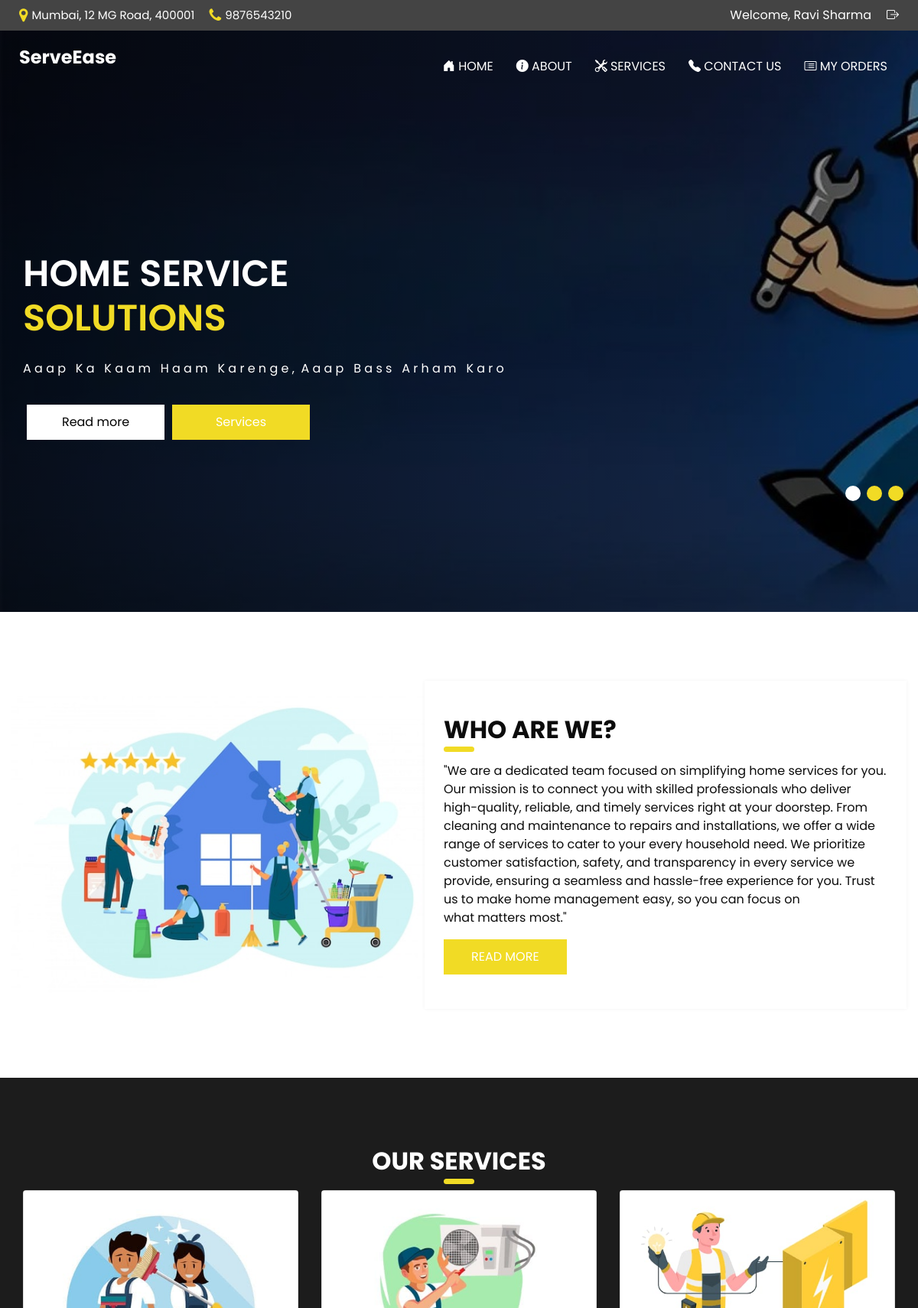
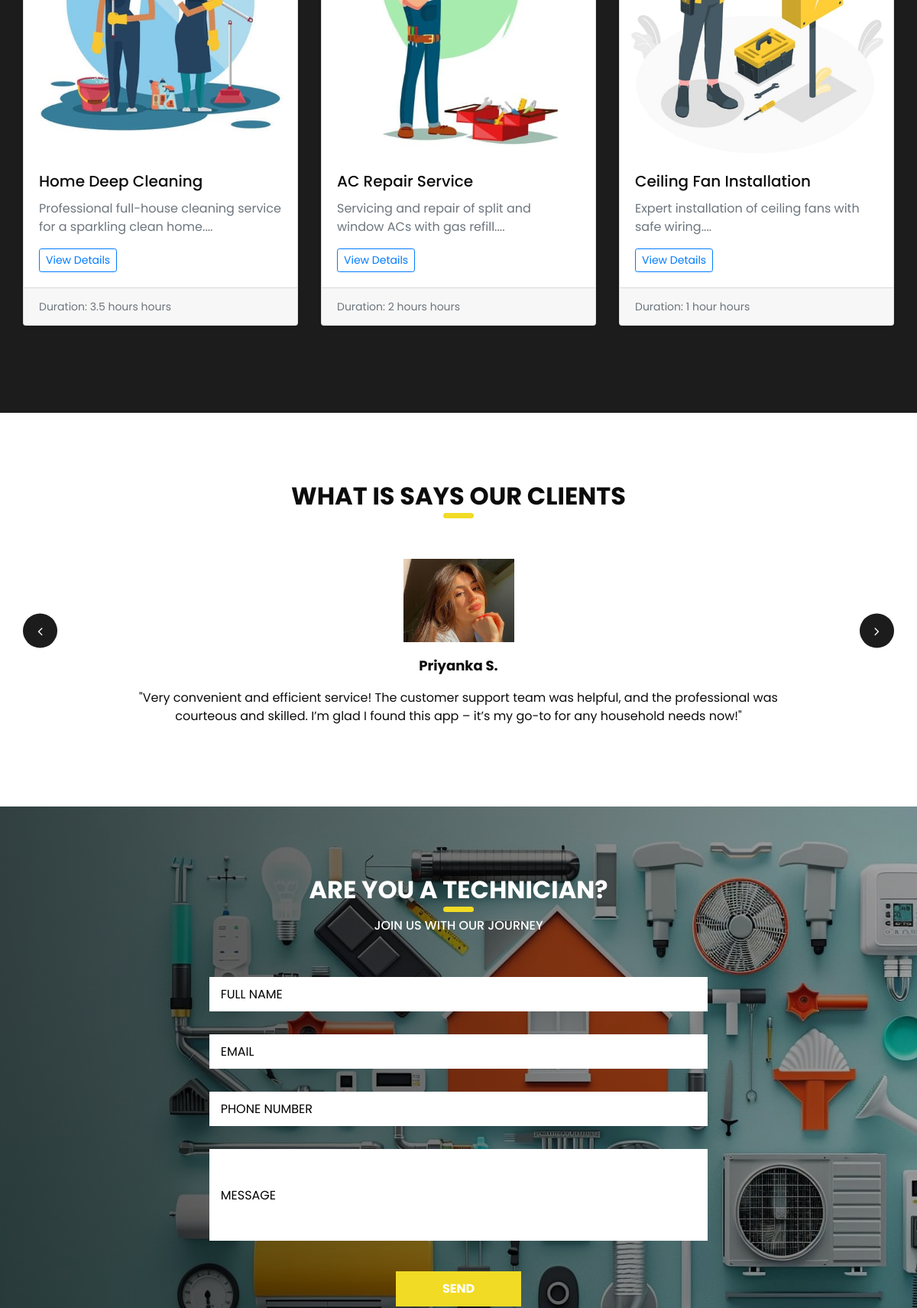
/website/index.php (signed in, upper part), run on the app's committed database (2 pictures, top to bottom).
### tables this page shows
CREATE TABLE `users` (
  `id` int(11) NOT NULL,
  `name` varchar(100) NOT NULL,
  `email` varchar(100) NOT NULL,
  `password` varchar(255) NOT NULL,
  `role` enum('customer','technician') NOT NULL,
  `phone` varchar(15) DEFAULT NULL,
  `address` varchar(255) DEFAULT NULL,
  `city` varchar(100) DEFAULT NULL,
  `state` varchar(100) DEFAULT NULL,
  `zipcode` varchar(10) DEFAULT NULL,
  `latitude` decimal(10,8) DEFAULT NULL,
  `longitude` decimal(11,8) DEFAULT NULL,
  `created_at` timestamp NOT NULL DEFAULT current_timestamp()
);

CREATE TABLE `services` (
  `id` int(11) NOT NULL,
  `servicename` varchar(255) NOT NULL,
  `category` int(11) NOT NULL,
  `subcategory` int(11) NOT NULL,
  `description` text NOT NULL,
  `price` decimal(10,2) NOT NULL,
  `duration` varchar(50) NOT NULL,
  `image` varchar(255) DEFAULT NULL
);

### website/index.php (the view, shortened to what this page needs)
<!DOCTYPE html>
<html>
<head>
  <link rel="stylesheet" type="text/css" href="css/bootstrap.css" />
  <link href="https://cdn.jsdelivr.net/npm/bootstrap-icons/font/bootstrap-icons.css" rel="stylesheet">
  <link href="css/style.css" rel="stylesheet" />
  <link href="css/responsive.css" rel="stylesheet" />
</head>
<body>
  <div class="hero_area">
    <div class="hero_bg_box">
      <div class="img-box">
        <img src="images/hero-bg3.jpg" alt="">
      </div>
    </div>
    <?php include ('includes/header.php')?>
    <section class=" slider_section ">
      <div id="carouselExampleIndicators" class="carousel slide" data-ride="carousel">
        <div class="carousel-inner">
          <div class="carousel-item active">
            <div class="container">
              <div class="row">
                <div class="col-md-7">
                  <div class="detail-box">
                    <h1>
                      Home Service <br>
                      <span>
                      Solutions
                      </span>
                    </h1>
                    <p>
                      A  a a p &nbsp; K a &nbsp; K a a m &nbsp; H a a m &nbsp; K a r e n g e  ,&nbsp;  A a a p &nbsp;  B a s s &nbsp; A r h a m &nbsp; K a r o
                    </p>
                    <div class="btn-box">
                      <a href="" class="btn-1"> Read more </a>
                      <a href="service.php" class="btn-2">Services</a>
                    </div>
                  </div>
                </div>
              </div>
            </div>
          </div>
        </div>
        <div class="container idicator_container">
          <ol class="carousel-indicators">
            <li data-target="#carouselExampleIndicators" data-slide-to="0" class="active"></li>
            <li data-target="#carouselExampleIndicators" data-slide-to="1"></li>
            <li data-target="#carouselExampleIndicators" data-slide-to="2"></li>
          </ol>
        </div>
      </div>
    </section>
  </div>
  <section class="about_section layout_padding">
    <div class="container">
      <div class="row">
        <div class="col-md-6 px-0">
          <div class="img_container">
            <div class="img-box">
              <img src="images/about-img2.jpg" alt="" />
            </div>
          </div>
        </div>
        <div class="col-md-6 px-0">
          <div class="detail-box">
            <div class="heading_container ">
              <h2>
                Who Are We?
              </h2>
            </div>
            <p>
              "We are a dedicated team focused on simplifying home services for you. Our mission is to connect you with skilled professionals who deliver high-quality, reliable, and timely services right at your doorstep. From cleaning and maintenance to repairs and installations, we offer a wide range of services to cater to your every household need. We prioritize customer satisfaction, safety, and transparency in every service we provide, ensuring a seamless and hassle-free experience for you. Trust us to make home management easy, so you can focus on what matters most."
            </p>
            <div class="btn-box">
              <a href="">
                Read More
              </a>
            </div>
          </div>
        </div>
      </div>
    </div>
  </section>
  <section class="service_section layout_padding">
    <div class="container">
      <div class="heading_container heading_center">
        <h2>
          Our services
        </h2>
      </div>
        <div class="row">
            <?php
                include 'includes/db_connection.php';
                $selectquery = "SELECT * FROM services LIMIT 3";
                $res = mysqli_query($con, $selectquery);
                while ($row = mysqli_fetch_assoc($res)) {
            ?>
            <div class="col-md-4 mb-4">
                <div class="card shadow-sm">
                    <div class="card-img-top">
                        <div class="square-image-container">
                            <img src="<?php echo UPLOAD_IMAGE_PATH . 'servicee/' . $row['image']; ?>" alt="<?php echo $row['servicename']; ?>" class="img-fluid">
                        </div>
                    </div>
                    <div class="card-body">
                        <h5 class="card-title"><?php echo $row['servicename']; ?></h5>
                        <p class="text-muted"><?php echo substr($row['description'], 0, 100); ?>...</p>
                        <a href="servicedetails.php?q=<?php echo $row['id']; ?>" class="btn btn-outline-primary btn-sm">View Details</a>
                    </div>
                    <div class="card-footer">
                        <small class="text-muted">Duration: <?php echo $row['duration']; ?> hours</small>
                    </div>
                </div>
            </div>
            <?php
                }
            ?>
        </div>
    </div>
  </section>
  <section class="client_section layout_padding">
    <div class="container ">
      <div class="heading_container heading_center">
        <h2>
          What is says our clients
        </h2>
      </div>
      <div id="carouselExampleControls" class="carousel slide" data-ride="carousel">
        <div class="carousel-inner">
          <div class="carousel-item active">
            <div class="box">
              <div class="img-box">
                <img src="images/client1.jpg" alt="">
              </div>
              <div class="detail-box">
                <h4>
                Priyanka S.
                </h4>
                <p>
                "Very convenient and efficient service! The customer support team was helpful, and the professional was courteous and skilled. I’m glad I found this app – it’s my go-to for any household needs now!"
                </p>
              </div>
            </div>
          </div>
        </div>
        <div class="carousel_btn-box">
          <a class="carousel-control-prev" href="#carouselExampleControls" role="button" data-slide="prev">
            <i class="fa fa-angle-left" aria-hidden="true"></i>
          </a>
          <a class="carousel-control-next" href="#carouselExampleControls" role="button" data-slide="next">
            <i class="fa fa-angle-right" aria-hidden="true"></i>
          </a>
        </div>
      </div>
    </div>
  </section>
  <section class="contact_section layout_padding">
    <div class="contact_bg_box">
      <div class="img-box">
        <img src="images/contact-img2.jpg" alt="">
      </div>
    </div>
    <div class="container">
      <div class="heading_container heading_center">
        <h2>
          Are you a technician?
        </h2>
        <h6>
          JOIN US WITH OUR JOURNEY
        </h6>
      </div>
      <div class="">
        <div class="row">
          <div class="col-md-7 mx-auto">
            <form action="#">
              <div class="contact_form-container">
                <div>
                  <div>
                    <input type="text" placeholder="Full Name" />
                  </div>
                  <div>
                    <input type="email" placeholder="Email " />
                  </div>
                  <div>
                    <input type="text" placeholder="Phone Number" />
                  </div>
                  <div class="">
                    <input type="text" placeholder="Message" class="message_input" />
                  </div>
                  <div class="btn-box ">
                    <button type="submit">
                      Send
                    </button>
                  </div>
                </div>
              </div>
            </form>
          </div>
        </div>
      </div>
    </div>
  </section>
</body>
</html>

### website/includes/header.php (shortened to what this page needs)
<header style="position: sticky; top: 0; z-index: 1000; color: white;" class="header_section">
<div class="header_top py-2" style="background-color: #444;">
        <div class="container-fluid d-flex justify-content-between align-items-center">
            <div class="contact_link-container d-flex gap-3" style="gap: 1.2rem;">
                <?php
                if (!empty($_SESSION['un'])) {
                    include 'includes/db_connection.php';
                    $email = mysqli_real_escape_string($con, $_SESSION['un']);
                    $selectquery = "SELECT city, zipcode, address, phone FROM users WHERE email = '$email'";
                    $res = mysqli_query($con, $selectquery);
                    if ($res && mysqli_num_rows($res) > 0) {
                        $row = mysqli_fetch_assoc($res);
                        $city = $row['city'] ?? '';
                        $pincode = $row['zipcode'] ?? '';
                        $address = $row['address'] ?? '';
                        $phone = $row['phone'] ?? '';
                    } else {
                        $city = $pincode = $address = $phone = '';
                    }
                } else {
                    $city = $pincode = $address = $phone = '';
                }
                ?>
                <a href="#" class="contact_link1 text-white">
                    <i class="fa fa-map-marker" aria-hidden="true"></i>
                    <span>
                        <?php echo !empty($city)  && !empty($address) && !empty($pincode) ? "$city, $address, $pincode" : ''; ?>
                    </span>
                </a>
                <a href="#" class="contact_link2 text-white">
                    <i class="fa fa-phone" aria-hidden="true"></i>
                    <span>
                        <?php echo !empty($phone) ? "  $phone" : ''; ?>
                    </span>
                </a>
            </div>
            <div class="user_section">
                <?php
                if (empty($_SESSION['un'])) {
                ?>
                    <a href="login.php" class="text-white">
                        <i class="fa fa-user" aria-hidden="true"></i>
                        <span>User Login</span>
                    </a>
                <?php
                } else {
                    $selectquery = "SELECT name FROM users WHERE email = '$email'";
                    $res = mysqli_query($con, $selectquery);
                    if ($res && mysqli_num_rows($res) > 0) {
                        $row = mysqli_fetch_assoc($res);
                        $name = $row['name'];
                    } else {
                        $name = "Guest";
                    }
                ?>
                    <div style="display: flex; align-items: center; gap: 20px;">
                        <span style="color: #fff;">
                            Welcome, <a href="updatedetails.php" style="color: white; cursor: pointer;"><?php echo $name; ?></a>
                        </span>
                        <a href="logout.php" class="text-white">
                            <i class="bi bi-box-arrow-right"></i>
                        </a>
                    </div>
                <?php
                }
                ?>
            </div>
        </div>
    </div>
    <div class="header_bottom">
        <div class="container-fluid">
            <nav class="navbar navbar-expand-lg custom_nav-container">
                <a class="navbar-brand text-white" href="index.php">
                    <span>ServeEase</span>
                </a>
                <div class="collapse navbar-collapse ml-auto" id="navbarSupportedContent">
                    <ul class="navbar-nav">
                        <li class="nav-item">
                            <a class="nav-link text-white" href="index.php">
                                <i class="bi bi-house-door-fill"></i> Home
                            </a>
                        </li>
                        <li class="nav-item">
                            <a class="nav-link text-white" href="about.php">
                                <i class="bi bi-info-circle-fill"></i> About
                            </a>
                        </li>
                        <li class="nav-item">
                            <a class="nav-link text-white" href="service.php">
                                <i class="bi bi-tools"></i> Services
                            </a>
                        </li>
                        <li class="nav-item">
                            <a class="nav-link text-white" href="contact.php">
                                <i class="bi bi-telephone-fill"></i> Contact Us
                            </a>
                        </li>
                        <li class="nav-item">
                            <a class="nav-link text-white" href="orders.php">
                                <i class="bi bi-card-list"></i> My Orders
                            </a>
                        </li>
                    </ul>
                </div>
            </nav>
        </div>
    </div>
</header>

### website/css/responsive.css (style rules this page uses)
@media (min-width: 1200px) { .container { max-width: 1170px; } }

### website/index.php (style rules this page uses)
.square-image-container { position: relative; width: 100%; padding-top: 100%; overflow: hidden; }
.square-image-container img { position: absolute; top: 0; left: 0; width: 100%; height: 100%; object-fit: cover; }

### data on the page
users: city "Mumbai", address "12 MG Road", zipcode "400001", phone "9876543210", name "Ravi Sharma"
services: image (picture), servicename "Home Deep Cleaning", description "Professional full-house cleaning service for a sparkling clean home.", duration "3.5 hours"
services: image (picture), servicename "AC Repair Service", description "Servicing and repair of split and window ACs with gas refill.", duration "2 hours"
services: image (picture), servicename "Ceiling Fan Installation", description "Expert installation of ceiling fans with safe wiring.", duration "1 hour"
